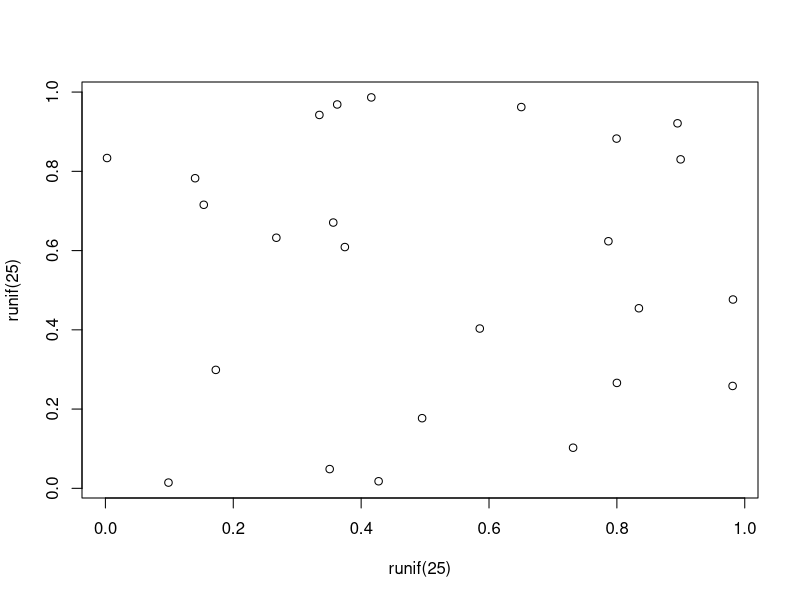

Reproduce this figure in R.
## ---- chunk 1
#| label: fig-meaningless
#| fig-cap: A meaningless scatterplot
#| fig-width: 5
#| fig-height: 5
#| fig-align: center
#| out-width: 50%
#| echo: false
plot(runif(25), runif(25))
## ---- chunk 2
#| label: tbl-simple
#| tbl-cap: Caption centered above table
#| echo: true
knitr::kable(head(mtcars)[,1:4])
